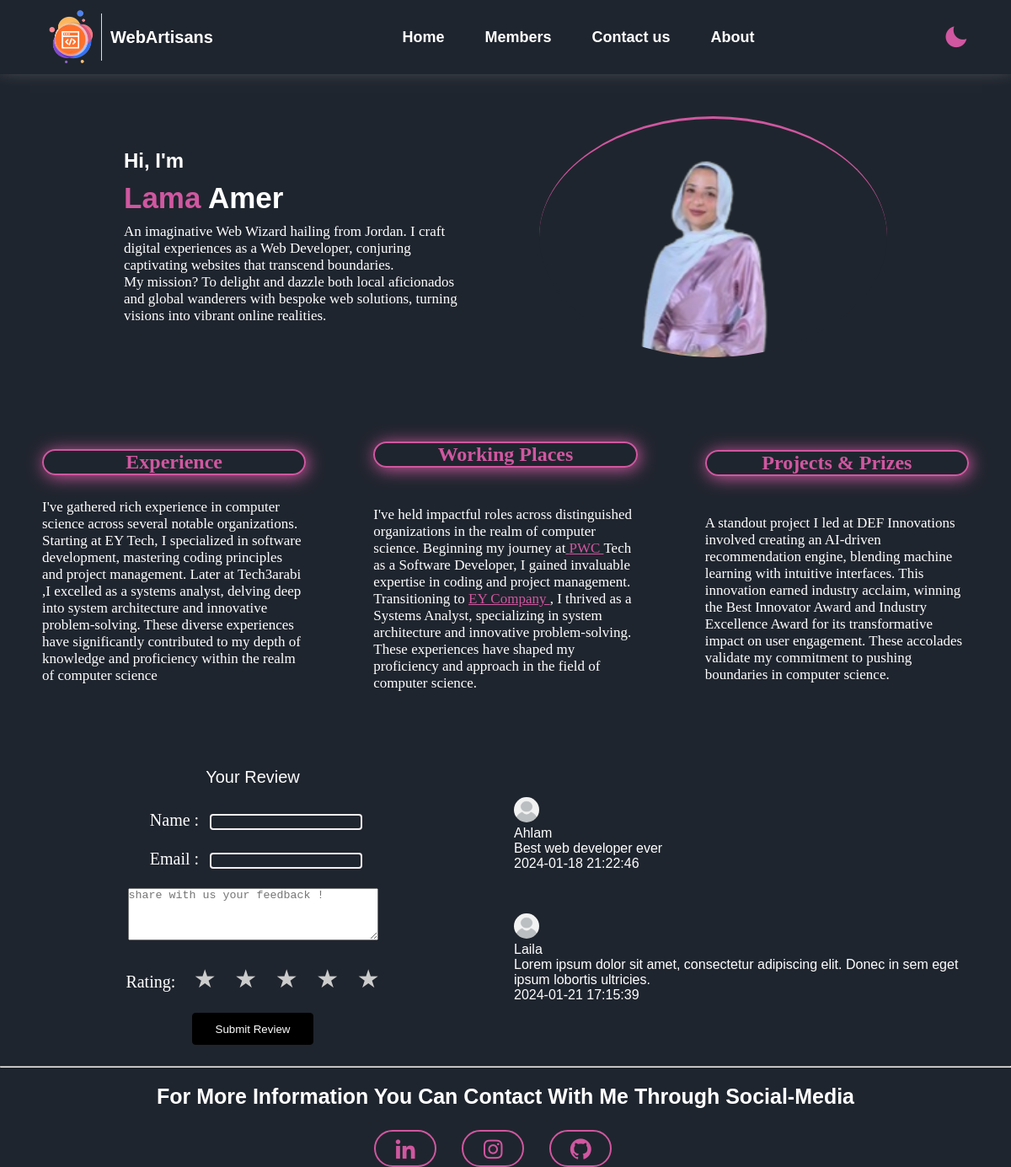
Page /pages/lama/myPage.php on the committed database.
### tables this page shows
CREATE TABLE `teammessages` (
  `first_name` text NOT NULL,
  `last_name` text DEFAULT NULL,
  `email` text DEFAULT NULL,
  `team_member` text NOT NULL,
  `message` text NOT NULL,
  `msg_date` text NOT NULL DEFAULT current_timestamp()
);

### pages/lama/myPage.php (the view, shortened to what this page needs)
<!DOCtype html>
<html lang="en">
<head>
    <link href="https://unpkg.com/boxicons@2.1.4/css/boxicons.min.css" rel="stylesheet">
</head>
<body>
    <header>
        <a href="../../home.php" class="logo">
            <img src="../../pics/logo.png">
            <p>WebArtisans</p>
        </a>
        <nav>
            <ul>
                <li class="lst-item">
                    <a href="../../home.php">Home</a>
                </li>
                <li class="lst-item dropdown">
                    <a href="#" class="dropbtn">Members</a>
                </li>
                <li class="lst-item">
                    <a href="../../pages/contact/contact.html">Contact us</a>
                </li>
                <li class="lst-item">
                    <a href="#">About</a>
                </li>
            </ul>
        </nav>
        <i class="bx bxs-moon"></i>
    </header>
    <main>
        <section class="bio-sec">
            <h2>Hi, I'm</h2>
            <h1> <span class="orange-txt">Lama</span> Amer</h1>
            <p class="intro">An imaginative Web Wizard hailing from Jordan. I craft digital experiences as a Web
                Developer, conjuring captivating websites that transcend boundaries. <br> My mission? To delight and
                dazzle both local aficionados and global wanderers with bespoke web solutions, turning visions into
                vibrant online realities.
            </p>
        </section>
        <section class="img-sec">
            <img src="pics/me4.png" alt="person">
        </section>
    </main>
    <main class="more-info">
        <section class="experince">
            <h2 class="orange-txt" id="e"> Experience </h2><br>
            <p class="text">I've gathered rich experience in computer science across several notable organizations.
                Starting at EY Tech, I specialized in software development, mastering coding principles and project
                management. Later at Tech3arabi ,I excelled as a systems analyst, delving deep into system architecture
                and innovative problem-solving. These diverse experiences have significantly contributed to my depth of
                knowledge and proficiency within the realm of computer science</p>
        </section>
        <section class="work-pl">
            <h2 class="orange-txt" id="e"> Working Places</h2><br><br>
            <p class="text">I've held impactful roles across distinguished organizations in the realm of computer
                science. Beginning my journey at<a href="https://www.pwc.com/gx/en.html" class="company"
                    target="_blank"> PWC </a> Tech as a Software Developer, I gained invaluable expertise in coding and
                project management. Transitioning to <a href="https://www.ey.com/en_us" class="company"
                    target="_blank">EY Company </a>, I thrived as a Systems Analyst, specializing in system architecture
                and innovative problem-solving. These experiences have shaped my proficiency and approach in the field
                of computer science.</p>
        </section>
        <section class="pro-pr">
            <h2 class="orange-txt" id="e"> Projects & Prizes</h2><br><br>
            <p class="text">A standout project I led at DEF Innovations involved creating an AI-driven recommendation
                engine, blending machine learning with intuitive interfaces. This innovation earned industry acclaim,
                winning the Best Innovator Award and Industry Excellence Award for its transformative impact on user
                engagement. These accolades validate my commitment to pushing boundaries in computer science.</p>
        </section>
    </main>
    <div class="do_flex">
        <form action="#" method="post">
            <fieldset>
                <legend> Your Review </legend>
                <br>
                <label for="name">Name : </label>
                <input type="text" id="name" name="name" required>
                <br><br>
                <label for="email">Email : </label>
                <input type="email" id="email" name="email" required>
                <br><br>
                <textarea id="review" name="review" cols="35" rows="4" placeholder="share with us your feedback !  "
                    required></textarea>
                <br><br>
                <label for="rate">Rating:</label>
                <div class="star-rating">
                    <label for="rating5" class="far fa-star">★</label>
                    <input type="radio" id="rating4" name="rating" value="4"><label for="rating4">★</label>
                    <input type="radio" id="rating3" name="rating" value="3"><label for="rating3">★</label>
                    <input type="radio" id="rating2" name="rating" value="2"><label for="rating2">★</label>
                    <input type="radio" id="rating1" name="rating" value="1"><label for="rating1">★</label>
                </div>
                <br><br>
                <button class="buttonl" type="submit">Submit Review</button>
            </fieldset>
        </form>
        <div class="feedback-container">
        <?php
                    $servername = "localhost";
                    $username = "root";
                    $password = "";
                    $dbname = "webartisans";
                    $conn = new mysqli($servername, $username, $password, $dbname);
                    $teamMember = "Lama";
                    $sql = "SELECT first_name, msg_date, message FROM teammessages WHERE team_member = '$teamMember'";
                    $result = $conn->query($sql);
                    if ($result->num_rows > 0) {
                        while ($row = $result->fetch_assoc()) {
                            echo "<div class='feedback-box'>";
                            echo "<img class='unknown' src='pics/unknown.jpg'>";
                            echo "<div class='usr-name'>" . htmlspecialchars($row['first_name']) . "</div>";
                            echo "<div class='usr-msg'>" . htmlspecialchars($row['message']) . "</div>";
                            echo "<div class='usr-date'>" . htmlspecialchars($row['msg_date']) . "</div></div>";
                        }
                    } else {
                    echo "<div>No messages yet for " . $teamMember . "</div>";
                    }
                ?>
        </div>
        <br><br>
      </div>
        <hr>
    <section>
        <h3 id="contact-footer">For More Information You Can Contact With Me Through Social-Media</h3>
    </section>
    <section>
        <div class="social-media">
            <a href="https://www.linkedin.com/in/lama-amer-292bbb218?utm_source=share&utm_campaign=share_via&utm_content=profile&utm_medium=ios_app"
                target="_blank"><i class="bx bxl-linkedin"></i></a>
            <a href="https://www.instagram.com/" target="_blank"><i class="bx bxl-instagram"></i></a>
            <a href="https://github.com/ialbluwi/psut-algorithms" target="_blank"><i class="bx bxl-github"></i></a>
        </div>
    </section>
</body>
</html>

### pages/lama/myPage.php (style rules this page uses)
* { margin: 0px; padding: 0px; color: white; }
body { background-color: #1f252e; font-family: 'Outfit', sans-serif; height: 100vh; width: 100%; }
header { display: flex; height: 7vh; box-shadow: 0px -12px 23px rgb(164, 163, 163); justify-content: space-between; align-items: center; padding: 16px 50px; }
nav { display: flex; align-items: center; }
nav>ul { display: flex; list-style-type: none; align-items: center; width: 100%; position: relative; }
.lst-item { margin: 15px 24px; font-size: 18px; font-weight: 600; }
.dropdown { position: relative; display: inline-block; }
.logo { display: flex; align-items: center; font-size: 20px; text-decoration: none; font-weight: 650; color: white; }
.logo>img { width: 70px; height: 70px; }
.lst-item>a { text-decoration: none; color: white; }
header>i { color: #d057a0; font-size: 25px; }
main { display: flex; justify-content: center; align-items: center; margin-top: auto; margin-bottom: auto; padding: 10px; }
main>section { width: 35%; margin: 40px; }
.img-sec { border-top: 3px solid #d057a0; overflow: hidden; border-radius: 50%; background: #1f252e; }
.img-sec>img { width: 100%; position: relative; top: 10px; left: -10px; }
.bio-sec { align-items: center; justify-content: center; }
.orange-txt { color: #d057a0; }
.bio-sec>p { font-size: 17px; }
.bio-sec>h1 { padding: 10px 0px; font-size: 35px; }
.social-media { display: flex; margin-top: 15px; justify-content: center; }
.social-media>a { color: rgb(213, 52, 130); border-radius: 100px; border: 2px solid #d057a0; border-radius: 100px; text-align: center; width: auto; height: 30px; padding: 5px; margin-top: 10px; margin-right: 30px; }
.social-media>a>i { position: relative; top: 0.5px; left: 0.3px; width: 60px; }
.bx { font-size: 30px; color: #d057a0; }
.more-info { font-family: serif; }
#e { border: 2px solid #d057a0; text-align: center; box-shadow: 2px 2px 20px #d057a0; margin-bottom: 10px; border-radius: 20px; }
.text { font-family: 'Times New Roman', Times, serif; font-size: 17px; }
#contact-footer { font-size: 25px; margin-top: 20px; font-family: sans-serif; text-align: center; }
a>i { position: center; }
.company { color: #d057a0; }
.intro { font-family: 'Times New Roman', Times, serif; font-weight: 20px; }
.star-rating { display: inline-block; }
.star-rating label { font-size: 30px; color: #ccc; cursor: pointer; }
input { border: 2px solid #f3eef1; border-radius: 4px; color: rgb(247, 245, 245); background-color: #1f252e; }
textarea { color: black; }
label { font-family: 'Times New Roman', Times, serif; justify-content: space-between; padding: 8px; }
form { position: relative; width: 500px; padding: 20px; text-align: center; border-radius: 3px; border: none; font-size: 20px; margin-top: 20px; margin-left: 30px; }
fieldset { border: 0px solid #391f2f; border-radius: 4px; padding: 5px; }
.feedback-container { margin: auto; width:50%; }
.feedback-box { border: 20px solid #1f252e; padding: 5px; text-align: left; font-family: 'Lucida Sans', 'Lucida Sans Regular', 'Lucida Grande', 'Lucida Sans Unicode', Geneva, Verdana, sans-serif; }
.do_flex { display: flex; }
.unknown { border-radius: 20px; width: 30px; height: 30px; }
.buttonl { --bg: #000; --hover-bg: #ff90e8; --hover-text: #000; color: #fff; cursor: pointer; border: 1px solid var(--bg); border-radius: 4px; padding: 0.8em 2em; background: var(--bg); transition: 0.2s; }

### rows in the picture
teammessages: first_name "Ahlam", message "Best web developer ever", msg_date "2024-01-18 21:22:46"
teammessages: first_name "Laila", message "Lorem ipsum dolor sit amet, consectetur adipiscing elit. Donec in sem eget ipsum lobortis ultricies.", msg_date "2024-01-21 17:15:39"
